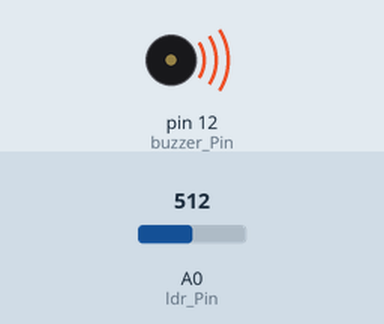
Recording of a sketch running on a simulated Arduino Uno, built with avr-gcc and run on an emulated ATmega328P. Parts: buzzer (waves = sounding). The test bench sets the inputs (shaded band); at power-on: A0 (ldr_Pin) = 512.

Above: at 1.2 s.
1.3 s: A0 (ldr_Pin) set to 257
2.8 s: A0 (ldr_Pin) set to 240
At 3.9 s:
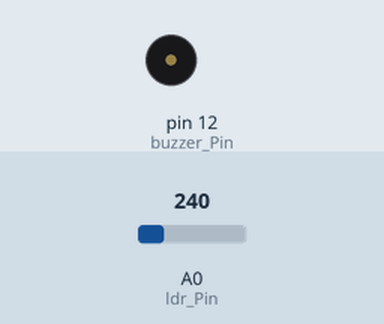
4.3 s: A0 (ldr_Pin) set to 260
At 5.1 s:
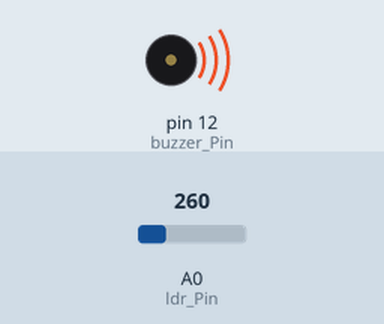
5.8 s: A0 (ldr_Pin) set to 122
At 6.2 s:
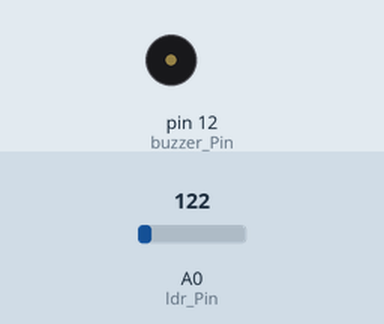
Timing chart, 0 to 8.3 s (numbered marks = the images above; inputs shaded):
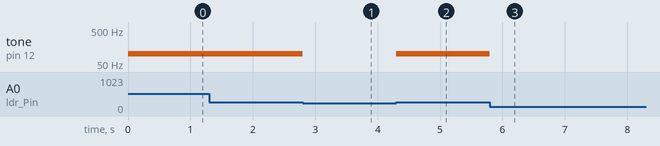

Measured:
- the behaviour switches between 250 and 249 on A0 (ldr_Pin) (found by bisection; images 0 and 1)
- after the input at 1.3 s, every drawn part: stays the same
- after the input at 2.8 s, tone on pin 12 (buzzer_Pin): 100 Hz → silent at once
- after the input at 4.3 s, tone on pin 12 (buzzer_Pin): silent → 100 Hz at once
- after the input at 5.8 s, tone on pin 12 (buzzer_Pin): 100 Hz → silent at once

The sketch:

_2-Buzzer-ile-Led.ino
```cpp
//Buzzer nedir? Elektronik cihazlarda,gelen voltajın büyüklüğü ile orantılı "bip" sesi
//cikaran minik hoparlöre denir.

int buzzer_Pin=12;
int ldr_Pin = A0;
void setup()
{
  // put your setup code here, to run once:
pinMode(ldr_Pin,INPUT);
pinMode(buzzer_Pin,OUTPUT);

}

void loop()
{
  // put your main code here, to run repeatedly:
 int ldr_degeri = analogRead(ldr_Pin);
 if(ldr_degeri >=250)
 {
  tone(buzzer_Pin,100); //zil sesi cıkarması için
 }
 else
 {
  noTone(buzzer_Pin); //sesi kapatacak olan fonksiyon
 }
}
```
